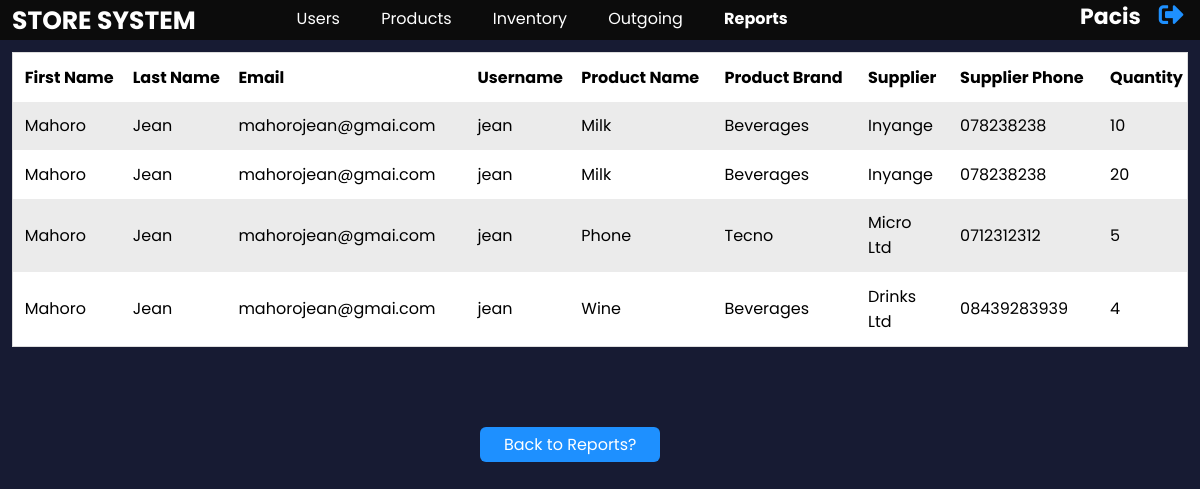
The page /reports/details_of_outgoing.php (signed in) on the database its author committed.
### tables this page shows
CREATE TABLE `stk_outgoing` (
  `outgoingId` int(11) NOT NULL,
  `productId` int(11) NOT NULL,
  `quantity` int(11) NOT NULL,
  `userId` int(11) NOT NULL,
  `added_date` timestamp NOT NULL DEFAULT current_timestamp() ON UPDATE current_timestamp()
);

CREATE TABLE `stk_users` (
  `userId` int(11) NOT NULL,
  `firstName` varchar(100) NOT NULL,
  `lastName` varchar(100) NOT NULL,
  `gender` varchar(10) NOT NULL,
  `telephone` varchar(15) NOT NULL,
  `nationality` int(11) NOT NULL,
  `role` int(11) NOT NULL,
  `email` varchar(2555) NOT NULL,
  `username` varchar(20) NOT NULL,
  `user_password` varchar(300) NOT NULL
);

CREATE TABLE `stk_products` (
  `productId` int(11) NOT NULL,
  `product_Name` varchar(100) NOT NULL,
  `brand` varchar(100) NOT NULL,
  `supplier_phone` varchar(15) DEFAULT NULL,
  `supplier` varchar(10) NOT NULL,
  `added_date` timestamp NOT NULL DEFAULT current_timestamp() ON UPDATE current_timestamp(),
  `userId` int(11) NOT NULL,
  `last_login` timestamp NOT NULL DEFAULT current_timestamp()
);

### reports/details_of_outgoing.php (the view, shortened to what this page needs)
<?php
require_once '../utils/connection.php';
?>
<!DOCTYPE html>
<html lang="en">
<head>
    <link rel="stylesheet" href="https://cdnjs.cloudflare.com/ajax/libs/font-awesome/5.15.2/css/all.min.css" />
    <link rel="stylesheet" href="../css/index.css?v=<?php echo time() ?>">
</head>
<body>
    <?php
           include('../utils/navigation.php');
           if(!$con){
               echo "Failed to connect due to.".mysqli_connect_error();
           }
           else{
                $searchQuery = "SELECT usr.firstName,usr.lastName,usr.email,usr.username,prod.product_Name,prod.brand,prod.supplier,prod.supplier_phone,outgo.quantity from stk_outgoing outgo INNER JOIN stk_users usr on outgo.userId=usr.userId INNER JOIN stk_products prod on outgo.productId=prod.productId";
                $result = mysqli_query($con,$searchQuery);
                if(!$result){
                    echo "Failed to search due to ".mysqli_error($con);
                }
                else{
                    if(mysqli_num_rows($result)>0){
                        echo "<div class='table-div'><table>
                                <tr>
                                    <th>First Name</th>
                                    <th>Last Name</th>
                                    <th>Email</th>
                                    <th>Username</th>
                                    <th>Product Name</th>
                                    <th>Product Brand</th>
                                    <th>Supplier</th>
                                    <th>Supplier Phone</th>
                                    <th>Quantity</th>
                                </tr>
                            ";
                        while($row=mysqli_fetch_assoc($result)){
                            echo "<tr>
                                    <td>".$row['firstName']."</td>
                                    <td>".$row['lastName']."</td>
                                    <td>".$row['email']."</td>
                                    <td>".$row['username']."</td>
                                    <td>".$row['product_Name']."</td>
                                    <td>".$row['brand']."</td>
                                    <td>".$row['supplier']."</td>
                                    <td>".$row['supplier_phone']."</td>
                                    <td>".$row['quantity']."</td>
                                </tr>";
                        }
                        echo "</table></div>";
                        echo "<br><a href='reports.php' class='register-link'>Back to Reports?</a>";
                    }
                    else{
                        echo "<div class='error-div'><i class='far fa-sad-tear'></i>No product found in the database.<br><a href='reports.php' class='register-link'>Back to Reports?</a></div>";
                    }
                }
           }
           include('../utils/footer.php');
    ?>
</body>
</html>

### css/index.css (style rules this page uses)
* { margin: 0; padding: 0; box-sizing: border-box; }
body { background-color: #171b33; color: #fff; font-family: 'Poppins', sans-serif; }
table { border-collapse: collapse; border-spacing: 0; width: 100%; background-color: #fff; border: 1px solid #ddd; }
th { white-space: nowrap; }
th, td { text-align: left; padding: 1%; color: #000 !important; }
tr:nth-child(even) { background-color: #ebebeb; }
.table-div { width: 98%; overflow-x: auto; margin: 1% 1% 5% 1%; }
.register-link { color: #fff; padding: 0.5% 2%; text-decoration: none; border-radius: 6px; background-color: dodgerblue; margin: 2% 0% 2% 40%; cursor: pointer; }

### utils/navigationStyle.php (style rules this page uses)
* { box-sizing: border-box; margin: 0; padding: 0; }
body { font-family: 'Poppins', sans-serif; }

### rows shown on the page
stk_outgoing: userId.firstName "Mahoro", userId.lastName "Jean", userId.email "mahorojean@gmai.com", userId.username "jean", productId.product_Name "Milk", productId.brand "Beverages", productId.supplier "Inyange", productId.supplier_phone "078238238", quantity "10"
stk_outgoing: userId.firstName "Mahoro", userId.lastName "Jean", userId.email "mahorojean@gmai.com", userId.username "jean", productId.product_Name "Milk", productId.brand "Beverages", productId.supplier "Inyange", productId.supplier_phone "078238238", quantity "20"
stk_outgoing: userId.firstName "Mahoro", userId.lastName "Jean", userId.email "mahorojean@gmai.com", userId.username "jean", productId.product_Name "Phone", productId.brand "Tecno", productId.supplier "Micro Ltd", productId.supplier_phone "0712312312", quantity "5"
stk_outgoing: userId.firstName "Mahoro", userId.lastName "Jean", userId.email "mahorojean@gmai.com", userId.username "jean", productId.product_Name "Wine", productId.brand "Beverages", productId.supplier "Drinks Ltd", productId.supplier_phone "08439283939", quantity "4"

### other values the page prints
$_SESSION['user'] "pacis"
